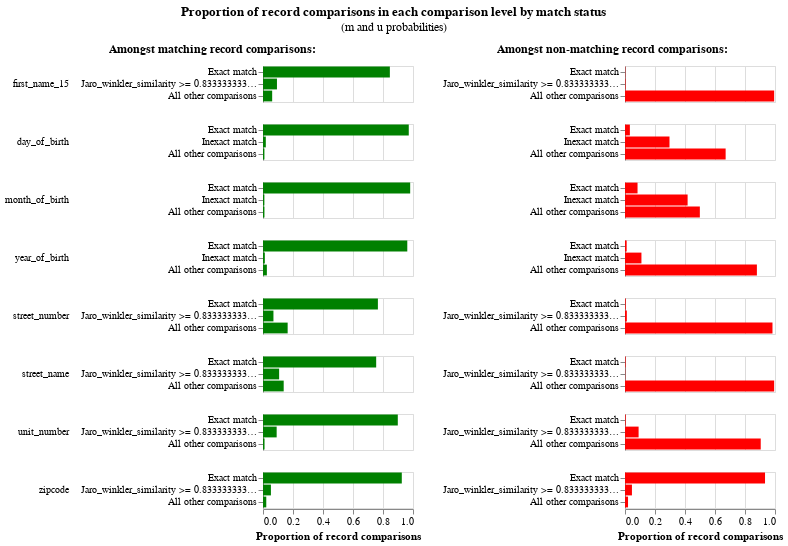

This figure's notebook cell:
### Code cell
em_session_2.m_u_values_interactive_history_chart()

### Figure 1 — Vega-Lite specification as saved in the notebook (floating-point values rounded to 4 significant figures; data arrays with more than 128 entries replaced by an {"elided": "..."} marker saying what was removed)
{"config": {"view": {"continuousWidth": 300, "continuousHeight": 300, "discreteHeight": 300, "discreteWidth": 400}, "header": {"title": null}, "title": {"anchor": "middle", "offset": 10}}, "hconcat": [{"mark": "bar", "encoding": {"color": {"value": "green"}, "row": {"field": "comparison_name", "header": {"labelAlign": "left", "labelAnchor": "middle", "labelAngle": 0}, "sort": {"field": "comparison_sort_order"}, "type": "nominal"}, "tooltip": [{"field": "m_probability_description", "title": "m probability description", "type": "nominal"}, {"field": "comparison_name", "title": "Comparison column name", "type": "nominal"}, {"field": "label_for_charts", "title": "Label", "type": "ordinal"}, {"field": "sql_condition", "title": "SQL condition", "type": "nominal"}, {"field": "m_probability", "format": ".4p", "title": "m probability", "type": "quantitative"}, {"field": "u_probability", "format": ".4p", "title": "u probability", "type": "quantitative"}, {"field": "bayes_factor", "format": ",.4f", "title": "Bayes factor = m/u", "type": "quantitative"}, {"field": "log2_bayes_factor", "format": ",.4f", "title": "Match weight = log2(m/u)", "type": "quantitative"}], "x": {"axis": {"title": "Proportion of record comparisons"}, "field": "m_probability", "type": "quantitative"}, "y": {"axis": {"title": null}, "field": "label_for_charts", "sort": {"field": "comparison_vector_value", "order": "descending"}, "type": "nominal"}}, "height": {"step": 12}, "resolve": {"scale": {"y": "independent"}}, "title": {"text": "Amongst matching record comparisons:", "fontSize": 12, "fontWeight": "bold"}, "transform": [{"filter": "(datum.bayes_factor != 'no-op filter due to vega lite issue 4680')"}], "width": 150}, {"mark": "bar", "encoding": {"color": {"value": "red"}, "row": {"field": "comparison_name", "header": {"labels": false}, "sort": {"field": "comparison_sort_order"}, "type": "nominal"}, "tooltip": [{"field": "u_probability_description", "title": "u probability description", "type": "nominal"}, {"field": "comparison_name", "title": "Comparison column name", "type": "nominal"}, {"field": "label_for_charts", "title": "Label", "type": "ordinal"}, {"field": "sql_condition", "title": "SQL condition", "type": "nominal"}, {"field": "m_probability", "format": ".4p", "title": "m probability", "type": "quantitative"}, {"field": "u_probability", "format": ".4p", "title": "u probability", "type": "quantitative"}, {"field": "bayes_factor", "format": ",.4f", "title": "Bayes factor = m/u", "type": "quantitative"}, {"field": "log2_bayes_factor", "format": ",.4f", "title": "Match weight = log2(m/u)", "type": "quantitative"}], "x": {"axis": {"title": "Proportion of record comparisons"}, "field": "u_probability", "type": "quantitative"}, "y": {"axis": {"title": null}, "field": "label_for_charts", "sort": {"field": "comparison_vector_value", "order": "descending"}, "type": "nominal"}}, "height": {"step": 12}, "resolve": {"scale": {"y": "independent"}}, "title": {"text": "Amongst non-matching record comparisons:", "fontSize": 12, "fontWeight": "bold"}, "transform": [{"filter": "(datum.bayes_factor != 'no-op filter2 due to vega lite issue 4680')"}], "width": 150}], "data": {"name": "data-6fdbb77a8d4322d01a7e87114ca27f63"}, "params": [{"name": "iteration_number", "bind": {"input": "range", "max": 5, "min": 0, "step": 1}, "value": 5}], "title": {"text": "Proportion of record comparisons in each comparison level by match status", "subtitle": "(m and u probabilities)"}, "transform": [{"filter": "(datum.iteration == iteration_number)"}], "$schema": "https://vega.github.io/schema/vega-lite/v5.9.3.json", "datasets": {"data-6fdbb77a8d4322d01a7e87114ca27f63": {"elided": "144 records"}}}
